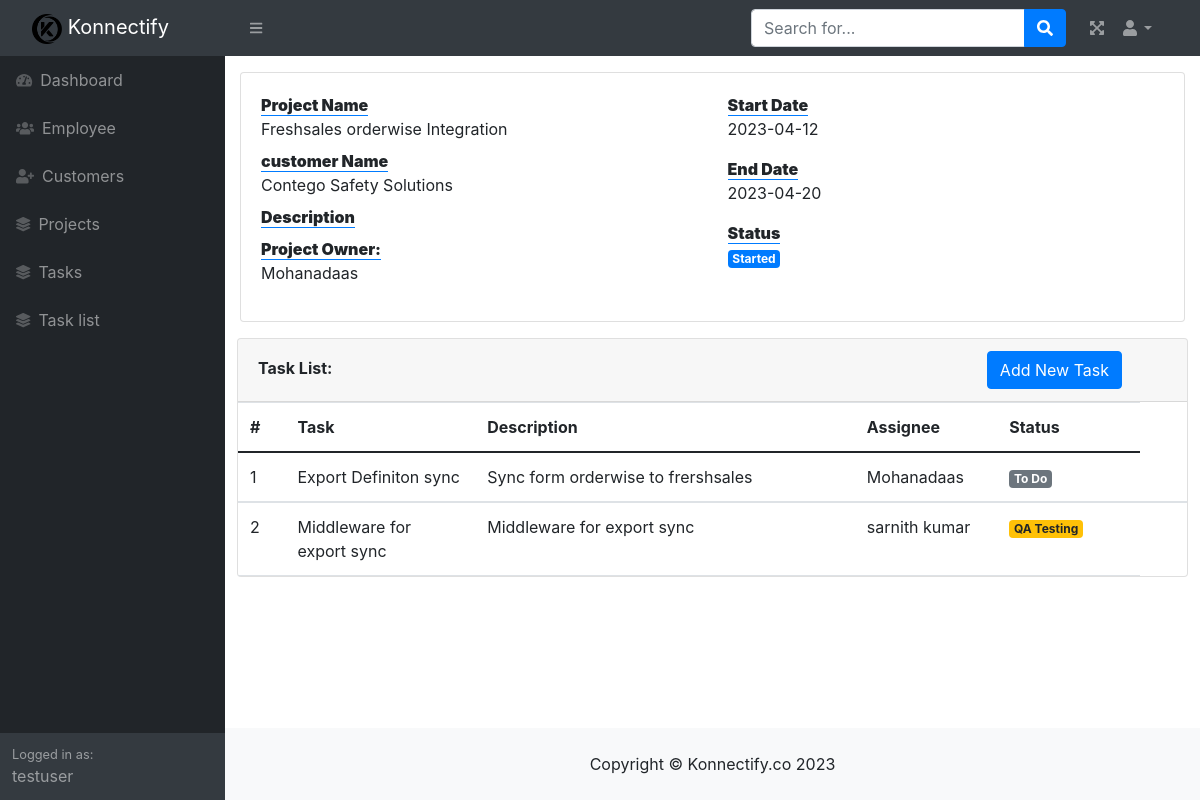
/view_project.php?id=1 (signed in), run on the app's committed database.
### tables this page shows
CREATE TABLE `mst_projects` (
  `id` int(30) NOT NULL,
  `name` varchar(100) NOT NULL,
  `description` varchar(250) NOT NULL,
  `status` varchar(25) NOT NULL,
  `start_date` text NOT NULL,
  `end_date` text NOT NULL,
  `manager_id` int(30) NOT NULL,
  `customer_id` int(11) NOT NULL,
  `user_ids` varchar(100) NOT NULL,
  `created_at` datetime NOT NULL DEFAULT current_timestamp(),
  `updated_at` datetime NOT NULL DEFAULT current_timestamp(),
  `is_active` tinyint(4) NOT NULL,
  `is_removed` tinyint(4) NOT NULL
);

CREATE TABLE `mst_customers` (
  `id` int(11) NOT NULL,
  `name` varchar(150) NOT NULL,
  `contact_no` varchar(20) NOT NULL,
  `web_link` varchar(150) NOT NULL,
  `email_address` varchar(150) NOT NULL,
  `address` varchar(250) NOT NULL,
  `contact_name` varchar(100) NOT NULL,
  `contact_ph_no` varchar(20) NOT NULL,
  `cont_email` varchar(150) NOT NULL,
  `is_active` tinyint(4) NOT NULL,
  `is_removed` tinyint(4) NOT NULL,
  `created_at` datetime NOT NULL DEFAULT current_timestamp(),
  `updated_at` datetime NOT NULL DEFAULT current_timestamp()
);

CREATE TABLE `mst_employee` (
  `id` int(11) NOT NULL,
  `emp_name` varchar(100) NOT NULL,
  `emp_last_name` varchar(100) NOT NULL,
  `emp_gender` varchar(10) NOT NULL,
  `emp_date_of_birth` date NOT NULL,
  `emp_date_of_joining` date NOT NULL,
  `emp_blood_group` varchar(10) NOT NULL,
  `emp_contact_no` varchar(15) NOT NULL,
  `emp_emergency_contact_no` varchar(15) NOT NULL,
  `emp_address` varchar(150) NOT NULL,
  `emp_profile_pic` varchar(250) NOT NULL,
  `emp_role_id` int(11) DEFAULT NULL,
  `emp_designation_id` int(11) NOT NULL,
  `emp_email` varchar(100) NOT NULL,
  `emp_username` varchar(100) NOT NULL,
  `emp_password` varchar(200) NOT NULL,
  `emp_is_login_user` tinyint(1) NOT NULL,
  `created_at` datetime NOT NULL DEFAULT current_timestamp(),
  `updated_at` datetime DEFAULT current_timestamp(),
  `is_active` tinyint(1) NOT NULL,
  `is_removed` tinyint(1) NOT NULL
);

CREATE TABLE `mst_tasks` (
  `id` int(11) NOT NULL,
  `project_id` int(30) NOT NULL,
  `employee_id` varchar(10) NOT NULL,
  `name` varchar(50) NOT NULL,
  `description` varchar(200) NOT NULL,
  `status` varchar(20) NOT NULL,
  `created_at` datetime NOT NULL DEFAULT current_timestamp(),
  `updated_at` datetime NOT NULL DEFAULT current_timestamp(),
  `is_active` int(11) NOT NULL,
  `is_removed` int(11) NOT NULL
);

### view_project.php (the view, shortened to what this page needs)
<?php
include('./db_connection.php');
$project_view_query = 'select * from mst_projects where id='.$_GET['id'];
$eqry=mysqli_query($con,$project_view_query);
$row=mysqli_fetch_array($eqry);
$emp_query = 'select a.*,b.name from mst_employee a inner join mst_projects b on b.id = a.id where a.id ='.$_GET['id'];
$res_query=mysqli_query($con,$emp_query);
$mrow=mysqli_fetch_array($res_query);
$customer_query = 'select a.*,b.name from mst_projects a inner join mst_customers b on b.id  = a.customer_id where a.id ='.$_GET['id'];
$res_query=mysqli_query($con,$customer_query);
$nrow=mysqli_fetch_array($res_query);
$task_query = 'select  a.* , b.emp_name from mst_tasks a  inner join mst_employee b on  b.id  = a.employee_id where a.project_id  = '.$row['id'];
$task_res_query=mysqli_query($con,$task_query);
include('./header.php');
?>
<div class="container">
    <div class="main-body">
        <div class="row gutters-sm mt-3">
            <div class="col-md-12 mb-3">
                <div class="card">
                    <div class="card-body">
                        <div class="row">
                            <div class="col-sm-6">
                                <dl>
                                    <dt><b class="border-bottom border-primary">Project Name</b></dt>
                                    <dd><?php echo $row['name'] ?></dd>
                                    <dt><b class="border-bottom border-primary">customer Name</b></dt>
                                    <dd><?php echo $nrow['name'] ?></dd>
                                    <dt><b class="border-bottom border-primary">Description</b></dt>
                                    <dt><b class="border-bottom border-primary">Project Owner:</b></dt>
                                    <dd><?php echo  $mrow['emp_name']  ?></dd>
                                </dl>
                            </div>
                            <div class="col-md-6">
                                <dl>
                                    <dt><b class="border-bottom border-primary">Start Date</b></dt>
                                    <dd><?php echo $row['start_date'] ?></dd>
                                </dl>
                                <dl>
                                    <dt><b class="border-bottom border-primary">End Date</b></dt>
                                    <dd><?php echo $row['end_date'] ?></dd>
                                </dl>
                                <dl>
                                    <dt><b class="border-bottom border-primary">Status</b></dt>
                                    <dd>
                                        <?php
                                        if($row['status'] =='Yet to Kick Off'){
                                                    echo "<span class='badge badge-secondary'>{$row['status']}</span>";
                                                }elseif($row['status'] =='Started'){
                                                    echo "<span class='badge badge-primary'>{$row['status']}</span>";
                                                }
                                                 elseif($row['status'] =='Blocked/Pending'){
                                                    echo "<span class='badge badge-danger'>{$row['status']}</span>";
                                                }
                                                 elseif($row['status'] =='Inprogress'){
                                                    echo "<span class='badge badge-info'>{$row['status']}</span>";
                                                }
                                                 elseif($row['status'] =='Done'){
                                                    echo "<span class='badge badge-success'>{$row['status']}</span>";
                                                }
                                                 elseif($row['status'] =='On-Hold'){
                                                    echo "<span class='badge badge-warning'>{$row['status']}</span>";
                                                }
                                        ?>
                                    </dd>
                                </dl>
                            </div>
                        </div>
                    </div>
                </div>
                <div class="card mt-3" style="border:none">
                    <div class="row">
                        <div class="col-md-14">
                            <div class="card card-outline card-primary">
                                <div class="card-header">
                                    <span><b>Task List:</b></span><button type="button" class="btn btn-primary" data-toggle="modal" data-target="#exampleModal" style="margin-left:72%">
                                        Add New Task
                                        </button>
                                </div>
                                <div class="card-body p-0">
                                    <div class="table-responsive">
                                    <table class="table table-condensed m-0 table-hover">
                                        <colgroup>
                                            <col width="5%">
                                            <col width="20%">
                                            <col width="40%">
                                            <col width="15%">
                                            <col width="15%">
                                            <col width="25%">
                                        </colgroup>
                                        <thead>
                                            <th>#</th>
                                            <th>Task</th>
                                            <th>Description</th>
                                            <th>Assignee</th>
                                            <th>Status</th>
                                        </thead>
                                        <tbody class="tbody">
                                        <?php
                                    $sno=1;
                                    while($trow=mysqli_fetch_array($task_res_query)){
                                ?>
                                            <tr>
                                            <td><?php echo $sno++; ?></td>
                                            <td><?php echo $trow['name']?> </td>
                                            <td><?php echo $trow['description']?> </td>
                                            <td><?php echo $trow['emp_name']?> </td>
                                            <td>
                                            <?php
                                                if($trow['status'] =='To Do'){
                                                    echo "<span class='badge badge-secondary'>{$trow['status']}</span>";
                                                }elseif($trow['status'] =='Blocked'){
                                                    echo "<span class='badge badge-danger'>{$trow['status']}</span>";
                                                }
                                                elseif($trow['status'] =='Code Review'){
                                                    echo "<span class='badge badge-info'>{$trow['status']}</span>";
                                                } elseif($trow['status'] =='QA Testing'){
                                                    echo "<span class='badge badge-warning'>{$trow['status']}</span>";
                                                }
                                                elseif($trow['status'] =='Release Ready'){
                                                    echo "<span class='badge badge-primary'>{$trow['status']}</span>";
                                                }
                                                elseif($trow['status'] =='Reopened'){
                                                    echo "<span class='badge badge-warning'>{$trow['status']}</span>";
                                                }
                                                elseif($trow['status'] =='Done'){
                                                    echo "<span class='badge badge-success'>{$trow['status']}</span>";
                                                }
                                            ?>
                                            </td>
                                        </tbody>
                                        <?php } ?>
                                    </table>
                                </div>
                            </div>
                        </div>
                    </div>
                </div>
            </div>
        </div>
                                            </div>
    </div>
</div>
<?php include('./footer.php'); ?>

### data on the page
mst_projects: name "Freshsales orderwise Integration", mst_customers.name "Contego Safety Solutions", start_date "2023-04-12", end_date "2023-04-20", status "Started"
mst_employee: emp_name "Mohanadaas"
mst_tasks: name "Export Definiton sync", description "Sync form orderwise to frershsales", mst_employee.emp_name "Mohanadaas", status "To Do"
mst_tasks: name "Middleware for export sync", description "Middleware for export sync", mst_employee.emp_name "sarnith kumar", status "QA Testing"

### other printed values
$_SESSION['username'] "testuser"
